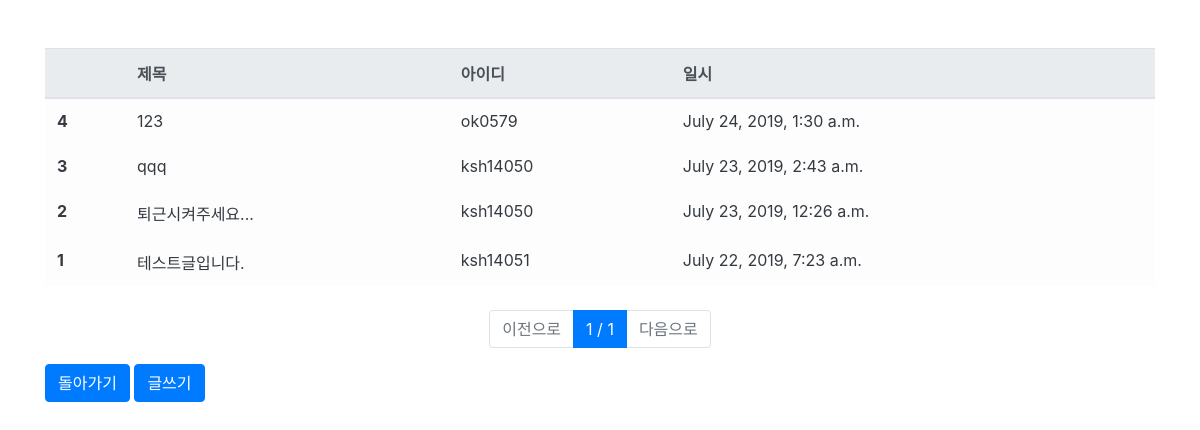
/board/list/, run on the app's committed database.
### board/models.py (models this page shows, shortened)
class Board(models.Model):
    objects = models.Manager()
    title = models.CharField(max_length=128,
                             verbose_name='제목')
    contents = models.TextField(verbose_name='내용')
    writer = models.ForeignKey('user.Uniuser', on_delete=models.CASCADE,
                               verbose_name='작성자')
    registered_dttm = models.DateTimeField(
        auto_now_add=True, verbose_name='등록시간')
    class Meta:
        db_table = 'inturnup_board'
        verbose_name = "유니포인트 인턴업 게시글"
        verbose_name_plural = "유니포인트 인턴업 게시글"

### user/models.py (models this page shows)
class Uniuser(models.Model):
    objects = models.Manager()
    username = models.CharField(max_length=64,
                                verbose_name='사용자명')
    useremail = models.EmailField(max_length=128,
                                  verbose_name='사용자이메일')
    password = models.CharField(max_length=64,
                                verbose_name="비밀번호")
    registered_dttm = models.DateTimeField(
        auto_now_add=True, verbose_name='등록시간')
    def __str__(self):
        return self.username
    class Meta:
        db_table = 'unipoint_intern_user'
        verbose_name = "유니포인트 인턴 사용자"
        verbose_name_plural = "유니포인트 인턴 사용자"

### board/views.py (the view)
# urls.py: path('list/', views.board_list),
def board_list(request):
    all_boards = Board.objects.all().order_by('-id')
    page = int(request.GET.get('p', 1))
    paginator = Paginator(all_boards, 10)
    boards = paginator.get_page(page)
    return render(request, 'board_list.html', {'boards': boards})

### board/templates/board_list.html
{% extends "base.html" %}
{% block contents %}
<div class="row mt-5">
    <div class="col-12">
        <table class="table table-light">
            <thead class="thead-light">
                <tr>
                    <th></th>
                    <th>제목</th>
                    <th>아이디</th>
                    <th>일시</th>
                </tr>
            </thead>
            <tbody class="text-dark">
                {% for board in boards %}
                <tr onclick="location.href='/board/detail/{{ board.id }}/'">
                    <th>{{ board.id }}</th>
                    <td>{{ board.title }}</td>
                    <td>{{ board.writer }}</td>
                    <td>{{ board.registered_dttm }}</td>
                </tr>
                {% endfor %}
            </tbody>
        </table>
    </div>
</div>
<div class="row mt-2">
    <div class="col-12">
        <nav>
            <ul class="pagination justify-content-center">
                {% if boards.has_previous %}
                <li class="page-item">
                    <a class="page-link" href="?p={{ boards.previous_page_number }}">이전으로</a>
                </li>
                {% else %}
                <li class="page-item disabled">
                    <a class="page-link" href="#">이전으로</a>
                </li>
                {% endif %}
                <li class="page-item active">
                    <a class="page-link" href="#">{{ boards.number }} / {{ boards.paginator.num_pages }}</a>
                </li>
                {% if boards.has_next %}
                <li class="page-item">
                    <a class="page-link" href="?p={{ boards.next_page_number }}">다음으로</a>
                </li>
                {% else %}
                <li class="page-item disabled">
                    <a class="page-link disabled" href="#">다음으로</a>
                </li>
                {% endif %}
            </ul>
        </nav>
    </div>
</div>
<div class="row">
    <div class="col-12">
        <button type="submit" class="btn btn-primary" onclick="location.href='/'">돌아가기</button>
        <button class="btn btn-primary" onclick="location.href='/board/write/'">글쓰기</button>
    </div>
</div>
{% endblock %}

### board/templates/base.html (shortened to what this page needs)
<html>
<head>
    <link rel="stylesheet" href="//maxcdn.bootstrapcdn.com/bootstrap/4.3.1/css/bootstrap.min.css">
    <link rel="stylesheet" href="//maxcdn.bootstrapcdn.com/bootstrap/4.3.1/css/bootstrap-theme.min.css">
    <link rel="stylesheet" href="/static/bootstrap.min.css" />
</head>
<body>
    <div class="container">
        {% block contents %}
        {% endblock %}
    </div>
</body>
</html>

### data on the page
Board: id "4", title "123", writer "ok0579", registered_dttm "July 24, 2019, 1:30 a.m."
Board: id "3", title "qqq", writer "ksh14050", registered_dttm "July 23, 2019, 2:43 a.m."
Board: id "2", title "퇴근시켜주세요...", writer "ksh14050", registered_dttm "July 23, 2019, 12:26 a.m."
Board: id "1", title "테스트글입니다.", writer "ksh14051", registered_dttm "July 22, 2019, 7:23 a.m."

### other printed values
{{ boards.number }} "1"
{{ boards.paginator.num_pages }} "1"
